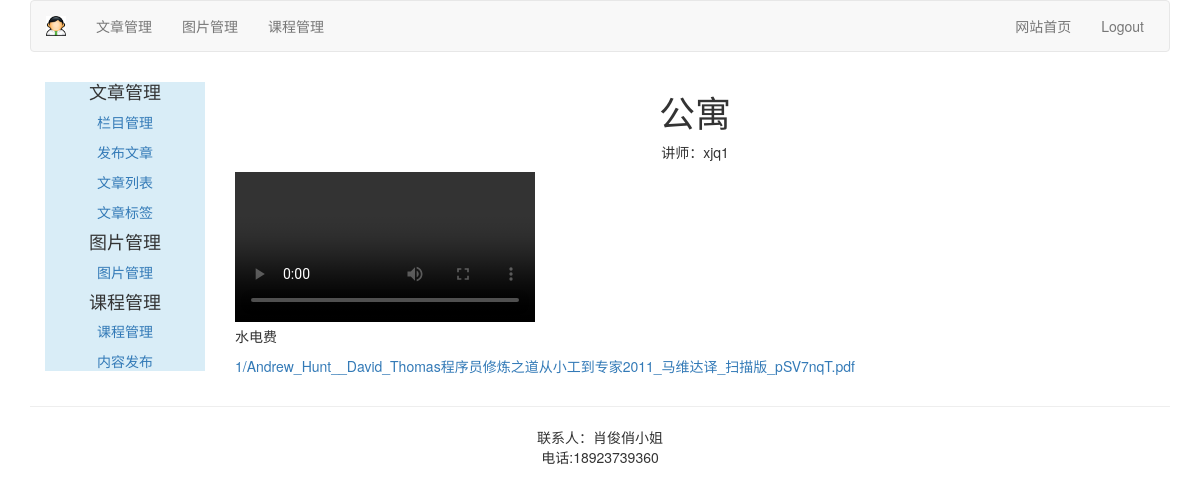
/course/detail-lessons/2/, run on the app's committed database.
### course/models.py (models this page shows, shortened)
class Lesson(models.Model):
    user = models.ForeignKey(User,on_delete=models.CASCADE,related_name='lesson_user')
    course = models.ForeignKey(Course,on_delete=models.CASCADE,related_name='lesson')
    title = models.CharField(max_length=200)
    video = models.FileField(upload_to=user_directory_path)
    description = models.TextField(blank=True)
    attach = models.FileField(blank=True,upload_to=user_directory_path)
    order = OrderField(blank=True,for_fields=['course'])
    created = models.DateTimeField(auto_now_add=True)
    class Meta:
        ordering = ['order']

### course/views.py (the view)
# urls.py: path('detail-lessons/<int:lesson_id>/',DetailLessonView.as_view(),name="detail_lesson"),
class DetailLessonView(LoginRequiredMixin,TemplateResponseMixin,View):
    login_url = "/account/login/"
    template_name = 'course/manage/detail_lesson.html'
    def get(self,request,lesson_id):
        lesson = get_object_or_404(Lesson,id=lesson_id)
        return self.render_to_response({'lesson':lesson})

### templates/course/manage/detail_lesson.html (shortened to what this page needs)
{% extends "article/base.html" %}
{% block content %}
<div >
        <div class="text-center">
            <h1>{{ lesson.title }}</h1>
            <p>讲师：{{ lesson.user.username }}</p>
        </div>
        <div>
            {% if lesson.video %}
                <video src="{{ lesson.video.url }}" controls="controls" class="text-center"></video>
            {% else %}
               <p class="text-center">There is not video lesson.</p>
            {% endif %}
        </div>
        <div>
            {% if lesson.description %}
                <p>{{ lesson.description }}</p>
            {% endif %}
        </div>
<div>
            {% if lesson.attach %}
                <p><a href="{{ lesson.attach.url }}">{{ lesson.attach.name |cut:"courses/user_" }}</a></p>
            {% endif %}
        </div>
</div>
{% endblock %}

### data on the page
Lesson: title "公寓", user.username "xjq1", description "水电费", attach.name "1/Andrew_Hunt__David_Thomas程序员修炼之道从小工到专家2011_马维达译_扫描版_pSV7nqT.pdf"
